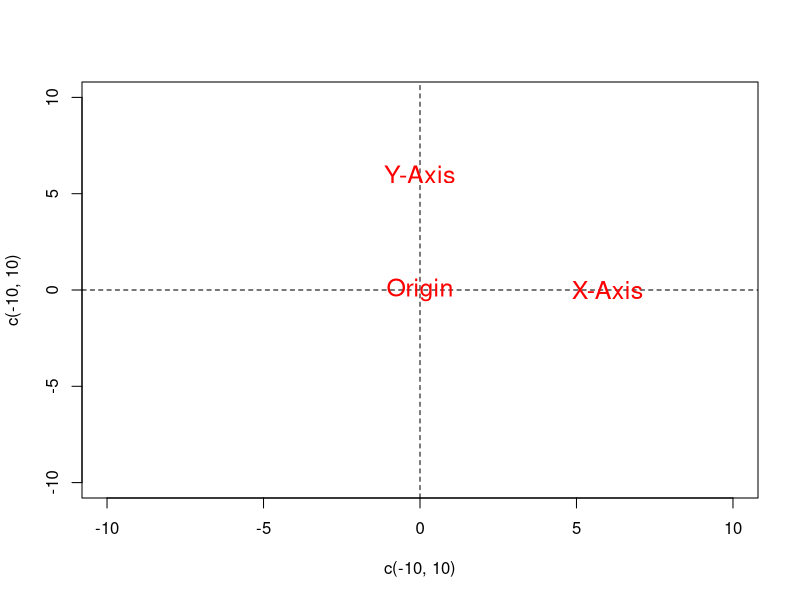
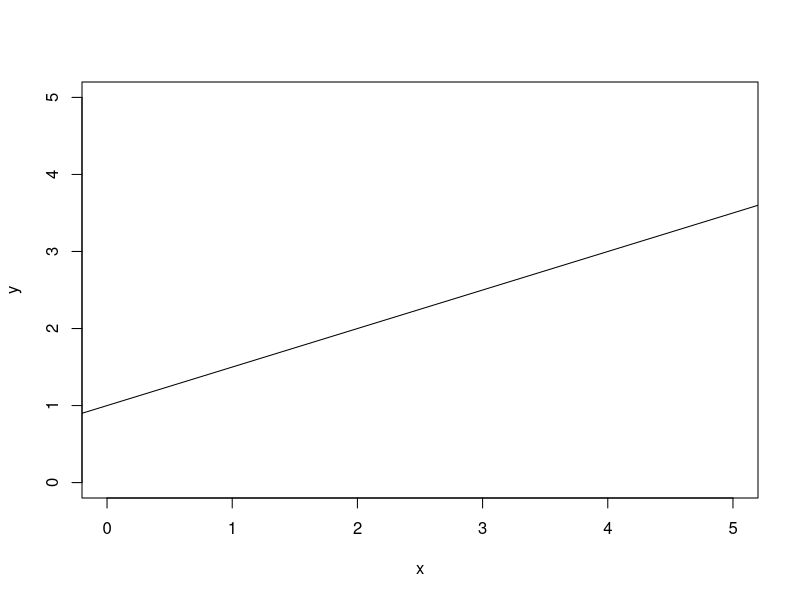
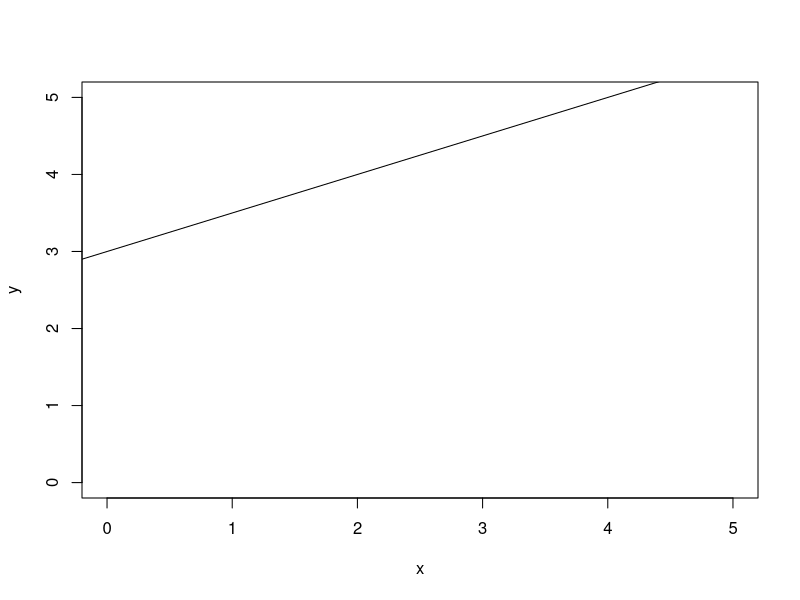
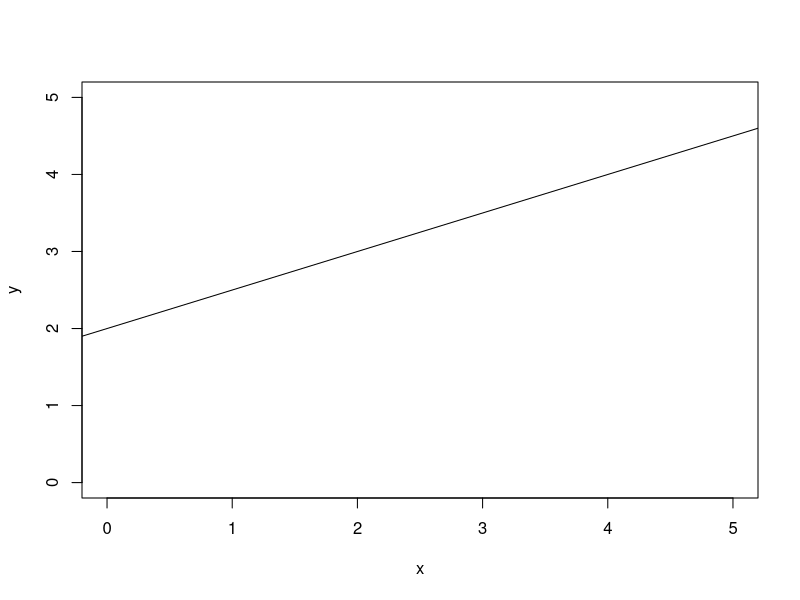
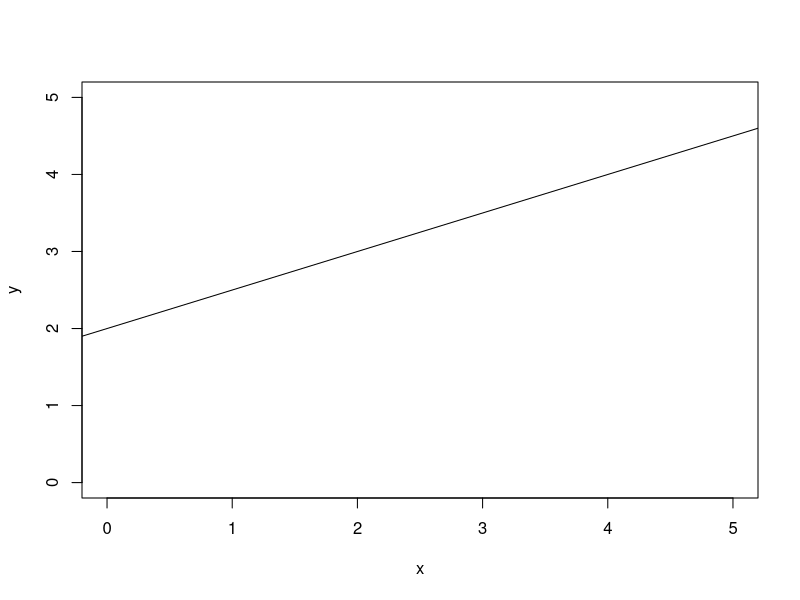
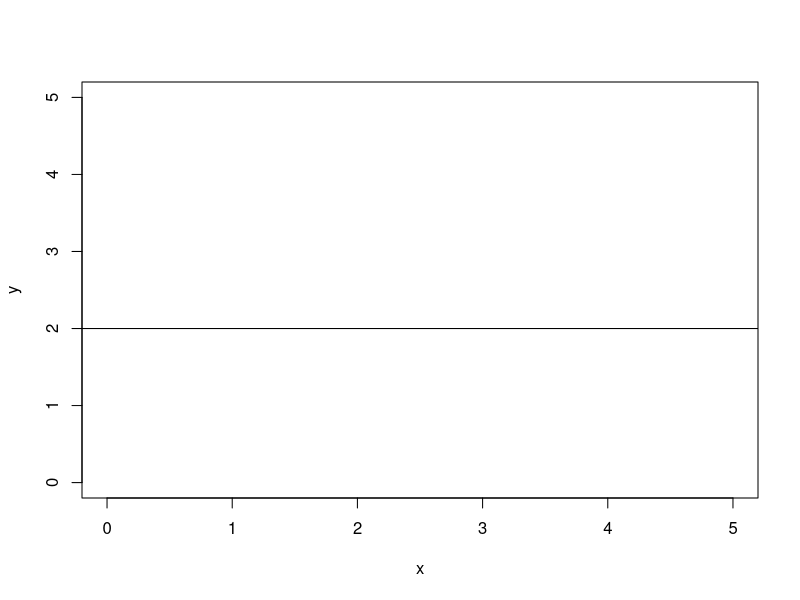
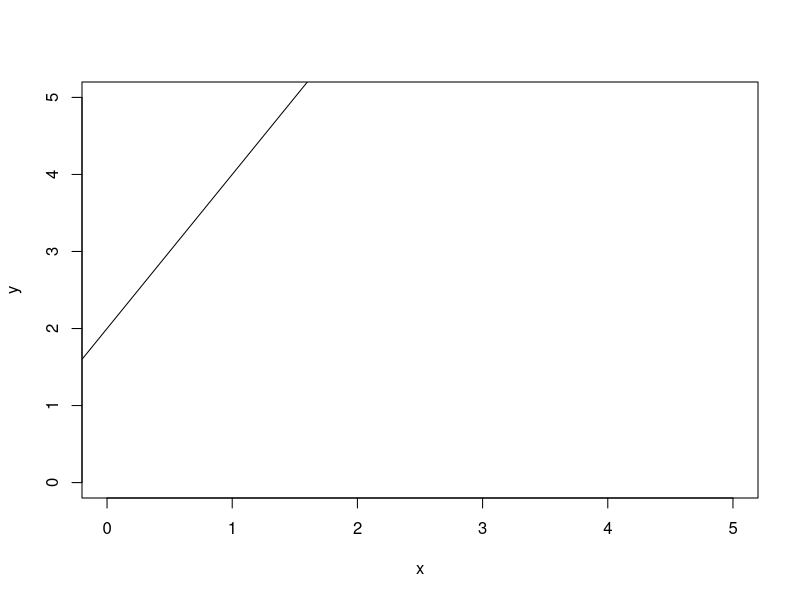
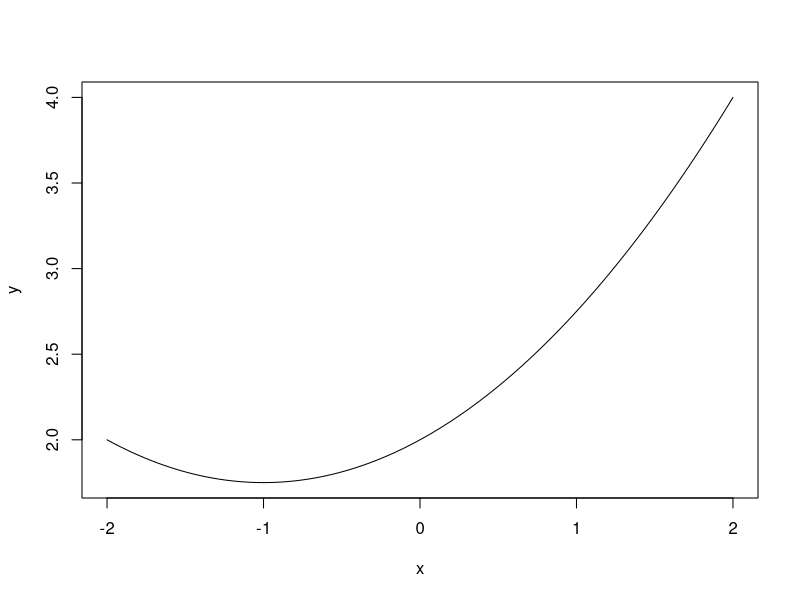

The R script that drew these images, in order:
x <- c(3, 4, 5) # Create x, a vector of length 3
x

x[3] # Get the third element of x

x[c(2,3)] # Get the second and third elements of x

(X <- matrix(c(6,1,4,2,9,8,3,5,0), nrow = 3))

X[3,2] # Third row, second column

X[3,c(2,1)] # Third row, second and first column

x <- c(7, 11, 11, 13, 26)
sum(x)

(1/length(x)) * sum(x) # Mean formula

mean(x) # Mean function is just a shortcut

x[(length(x) + 1) / 2] # length(x) is the number of elements

median(x)

table(x)

table(x)[table(x) == max(table(x))] # Subsetting!

z <- c(2, 5, 3, 5, 95)
mean(z)

median(z)

(s2 <- sum((x - mean(x))^2) / (length(x) -1))
var(x)

sqrt(var(x))
sd(x)

plot(x=c(-10, 10), y=c(-10, 10), type="n")
abline(h=0, lty = "dashed")
abline(v=0, lty = "dashed")
text(x = c(0, 6, 0), y = c(0, 0, 6), labels = c("Origin", "X-Axis", "Y-Axis"), cex = 1.5, col = "red")

plot(c(0,5), c(0,5), type = "n", xlab = "x", ylab = "y")
abline(a = 1, b = 0.5)

plot(c(0,5), c(0,5), type = "n", xlab = "x", ylab = "y")
abline(a = 3, b = 0.5)

plot(c(0,5), c(0,5), type = "n", xlab = "x", ylab = "y")
abline(a = 2, b = 0.5)

plot(c(0,5), c(0,5), type = "n", xlab = "x", ylab = "y")
abline(a = 2, b = 0.5)

plot(c(0,5), c(0,5), type = "n", xlab = "x", ylab = "y")
abline(a = 2, b = 0)

plot(c(0,5), c(0,5), type = "n", xlab = "x", ylab = "y")
abline(a = 2, b = 2)

curve(2 + 0.5*x + 0.25*x^2, from = -2, to = 2, ylab = "y")

x <- 2
3 + x + 0.75*x^2

USArrests[1,] # First row

USArrests[1:3, 3:4] # First three rows, third and fourth column #<<

USArrests["California",]

head(USArrests[, c("Murder", "UrbanPop")])

USArrests[, "Murder"]

USArrests$Murder

str(USArrests)

USArrests$Murder[1:10]

USArrests[USArrests$Murder > 15, ]

USArrests$Murder > 15

USArrests[USArrests$Murder > 15 & USArrests$Assault > 300, ]

USArrests[USArrests$Murder > 15 | USArrests$Assault > 300, ]

vector_w_missing <- c(1, 2, NA, 4, 5, 6, NA)

mean(vector_w_missing)

mean(vector_w_missing, na.rm=TRUE)

vector_w_missing == NA

is.na(vector_w_missing)

mean(vector_w_missing[!is.na(vector_w_missing)]) #<<
